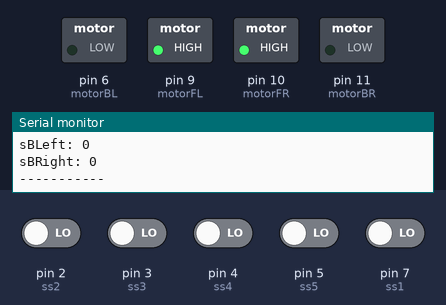
Bench run of a sketch on a simulated Arduino Uno, built with avr-gcc and run on an emulated ATmega328P. Parts: switched loads named in the sketch (green lamp = pin HIGH), the last lines printed to the serial monitor. The test bench sets the inputs (shaded band); at power-on: pin 2 (ss2), pin 3 (ss3), pin 4 (ss4), pin 5 (ss5), pin 7 (ss1) LOW.

Above: at 1.2 s.
1.3 s: pin 2 (ss2) driven HIGH
At 1.6 s:
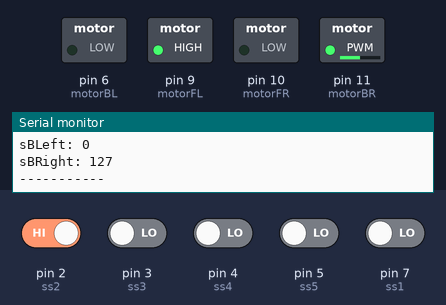
2.8 s: pin 4 (ss4) driven HIGH
At 3.3 s:
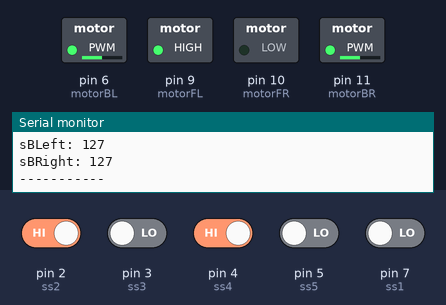
4.3 s: pin 5 (ss5) driven HIGH
At 5.0 s:
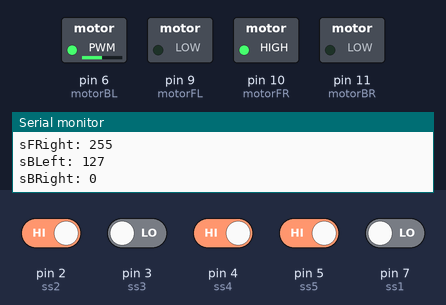
5.8 s: pin 7 (ss1) driven HIGH
At 6.7 s:
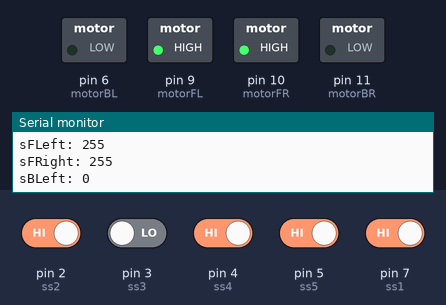
8.8 s: pin 3 (ss3) driven HIGH
At 10.6 s:
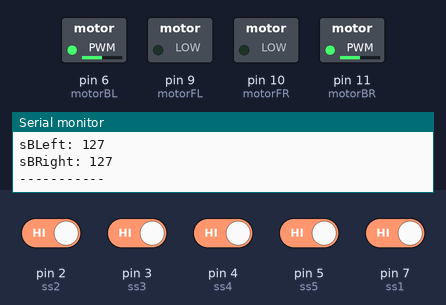
11.8 s: pin 3 (ss3) driven LOW
At 12.4 s:
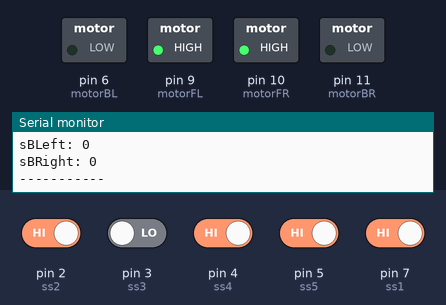
Timing chart, 0 to 14.3 s (numbered marks = the images above; inputs shaded):
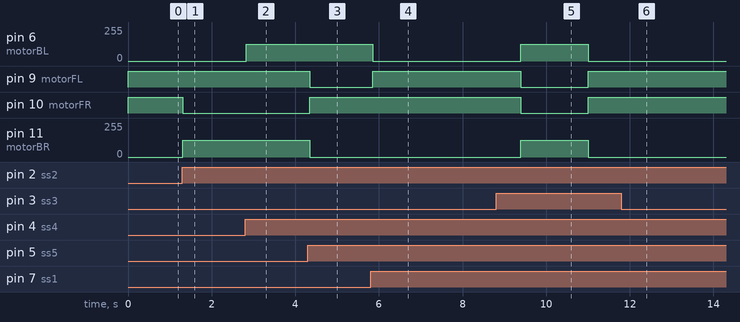

The sketch:

test.cpp.ino
```cpp
const int motorFL=9;  // motor forward left in3
const int motorFR=10; // motor foward right in2
const int motorBL=6;  // motor back left in4
const int motorBR=11; // motor back right in1
const int MOTORSPEED = 255;
const int MOTORSTOP = LOW;

const int trigPin=12; // ultra sonic
const int echoPin=13;

const int ss1=7; // hong ngoai
const int ss2=2;
const int ss3=3;
const int ss4=4;
const int ss5=5;
const int DARK=0;  // dark color (not the led is light out)
const int LIGHT=1; // light color (not the led is light up)
int count = 0;

void setup() {
  pinMode(motorFL, OUTPUT);
  pinMode(motorFR, OUTPUT);
  pinMode(motorBL, OUTPUT);
  pinMode(motorBR, OUTPUT);

  pinMode(trigPin, OUTPUT);  //chan echo se nhan tin hieu
  pinMode(echoPin, INPUT);

  pinMode(ss1, INPUT);
  pinMode(ss2, INPUT);
  pinMode(ss3, INPUT);
  pinMode(ss4, INPUT);
  pinMode(ss5, INPUT);

  // initialize serial communication:
  Serial.begin(9600);
}

void loop() {
  int sFLeft = MOTORSPEED, sFRight = MOTORSPEED;
  int sBLeft = MOTORSTOP, sBRight = MOTORSTOP;
  int rs1 = readSs(ss1);
  int rs2 = readSs(ss2);
  int rs3 = readSs(ss3);
  int rs4 = readSs(ss4);
  int rs5 = readSs(ss5);

  if (getDistance() > 20.0) {

    if (( // queo phai
        (rs2 == DARK) || (rs1 == DARK)
       )&& (
        (rs4 == LIGHT) || (rs5 == LIGHT)
       )) {
      sFLeft = MOTORSTOP;
      sFRight = MOTORSPEED;
      sBLeft = MOTORSPEED / 2;
    }

    if (( // queo trai
        (rs2 == LIGHT) || (rs1 == LIGHT)
       )&& (
        (rs4 == DARK) || (rs5 == DARK)
       )) {
      sFLeft = MOTORSPEED;
      sFRight = MOTORSTOP;
      sBRight = MOTORSPEED / 2;
    }

//    if ((rs3 == DARK) && (rs1 == rs2) && (rs2 == rs4) && (rs4 == rs5) && (rs1 == LIGHT)) {
//      sLeft = MOTORSPEED;
//      sRight = MOTORSPEED;
//    }
    if ((rs1 == rs2) && (rs2 == rs3) && (rs3 == rs4) && (rs4 == rs5) && (rs1 == LIGHT)) {
      if (count >= 5) {
        sFLeft = MOTORSTOP;
        sFRight = MOTORSTOP;
        sBLeft = MOTORSPEED/2;
        sBRight = MOTORSPEED/2;
      }
      count++;
      if (count > 20) count = -count;
    } else {
      count = 0;
    }
  } else {
    sFLeft = MOTORSTOP;
    sFRight = MOTORSTOP;
    sBLeft = MOTORSTOP;
    sBRight = MOTORSTOP;
  }
  Serial.print("sFLeft: ");
  Serial.println(sFLeft);
  Serial.print("sFRight: ");
  Serial.println(sFRight);
  Serial.print("sBLeft: ");
  Serial.println(sBLeft);
  Serial.print("sBRight: ");
  Serial.println(sBRight);
  Serial.println("-----------");
  runMotorF(sFLeft, sFRight);
  runMotorB(sBLeft, sBRight);
  delay(100);
}

void runMotorF(int left, int right) {
  analogWrite(motorFL, left);
  analogWrite(motorFR, right);
}

void runMotorB(int left, int right) {
  analogWrite(motorBL, left);
  analogWrite(motorBR, right);
}

int getDistance() {
  return 30;
//  long duration, inches;
//  double cm;
//  digitalWrite(trigPin,0);
//  delayMicroseconds(2);
//  digitalWrite(trigPin,1);
//  delayMicroseconds(5);
//  digitalWrite(trigPin,0);
//  duration = pulseIn(echoPin, HIGH);
//  // convert the time into a distance
//  inches = microsecondsToInches(duration);
//  cm = microsecondsToCentimeters(duration);
////  Serial.print(inches);
////  Serial.print("in, ");
////  Serial.print(cm);
////  Serial.print("cm");
////  Serial.println();
//  return cm;
}

long microsecondsToInches(long microseconds) {
  return microseconds / 74 / 2;
}

double microsecondsToCentimeters(long microseconds) {
  return microseconds / 29.412 / 2;
}

int readSs(int ss) {
  return digitalRead(ss);
}
```

Measured:
- after the input at 1.3 s, pin 10 (motorFR): HIGH → LOW at once; pin 11 (motorBR): 0/255 → 127/255 at once
- after the input at 2.8 s, pin 6 (motorBL): 0/255 → 127/255 at once
- after the input at 4.3 s, pin 9 (motorFL): HIGH → LOW at once; pin 10 (motorFR): LOW → HIGH at once; pin 11 (motorBR): 127/255 → 0/255 at once
- after the input at 5.8 s, pin 6 (motorBL): 127/255 → 0/255 after 0.06 s; pin 9 (motorFL): LOW → HIGH after 0.06 s
- after the input at 8.8 s, pin 6 (motorBL), pin 11 (motorBR): 0/255 → 127/255 after 0.59 s, → 0/255 1.6 s later; pin 9 (motorFL), pin 10 (motorFR): HIGH → LOW after 0.59 s, → HIGH 1.6 s later
- after the input at 11.8 s, pin 6 (motorBL), pin 11 (motorBR): stays 0/255 (without the input it goes to 127/255 after 1.8 s); pin 9 (motorFL), pin 10 (motorFR): stays HIGH (without the input it goes to LOW after 1.8 s)
